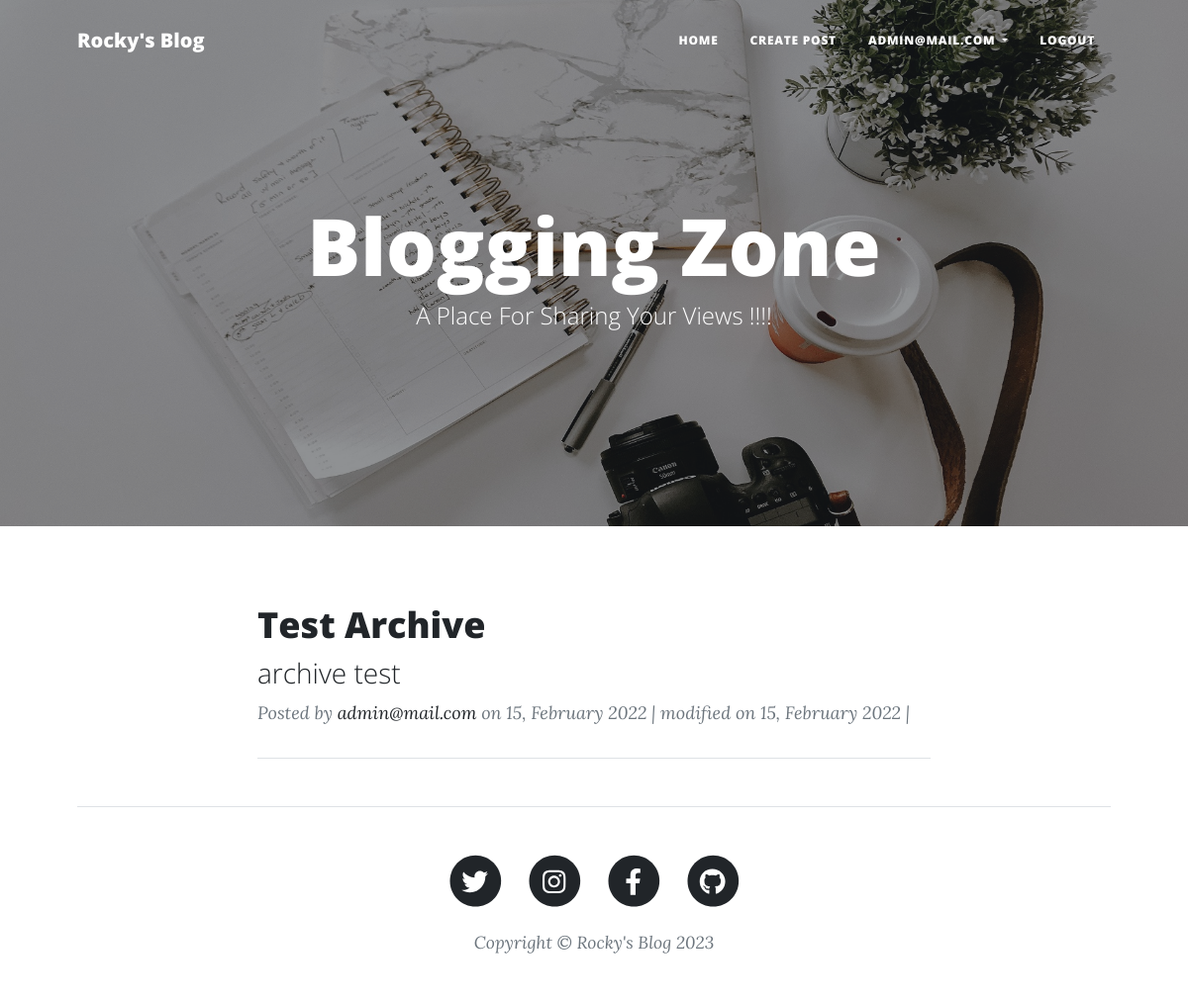
/archive (signed in), run on the app's committed database.
### accounts/models.py (models this page shows, shortened)
class CustomUser(AbstractBaseUser):
    email = models.EmailField(
        verbose_name='email address',
        max_length=255,
        unique=True,
    )
    full_name = models.CharField(max_length=250)
    dob = models.DateField(verbose_name='Date OF Birth', default= timezone.now())
    is_active = models.BooleanField(default=True)
    staff = models.BooleanField(default=False)
    admin = models.BooleanField(default=False)
    objects = CustomUserManager()
    USERNAME_FIELD = 'email'
    REQUIRED_FIELDS = [full_name, dob]
    def __str__(self):
        return self.email

### blog/models.py (models this page shows, shortened)
class Post(models.Model):
    STATUS_CHOICES = (
        ('DRAFT', 'Draft'),
        ('PUBLISHED', 'Published'),
        ('ARCHIVED','Archived')
    )
    title = models.CharField(max_length=125)
    content = RichTextField(blank=True)
    Summary = models.TextField(max_length=500, blank=True, null=True)
    slug = models.SlugField(max_length=125)
    author = models.ForeignKey(User, on_delete=models.PROTECT)
    tags = models.ManyToManyField(Tag, related_name="posts")
    status = models.CharField(max_length=12, choices=STATUS_CHOICES, default='DRAFT')
    created_at = models.DateTimeField(auto_now_add=True)
    modified_at = models.DateTimeField(auto_now=True)
    class Meta:
        ordering = ["-created_at"]

### blog/views.py (the view)
# urls.py: path("archive", archive_post, name="archive"),
def archive_post(request, *args, **kwargs):
    posts = Post.objects.filter(status="ARCHIVED")
    context_data = {
        "title": "ARCHIVE POSTS",
        "posts": posts,
    }
    return render(request, "blog/user_post.html", context_data)

### templates/blog/user_post.html (shortened to what this page needs)
{% extends 'base.html' %}
{% block header %}
{{block.super}}
{% endblock header %}
{% block content %}
<div class="container px-4 px-lg-5">
    <div class="row gx-4 gx-lg-5 justify-content-center">
        <div class="col-md-10 col-lg-8 col-xxl-9">
            {% for post in posts %}
              {% if request.user == post.author %}
                    <div class="post-preview">
                    <a href="{% url 'post_detail' post.pk post.slug %}">
                        <h2 class="post-title">{{post.title|title}}</h2>
                        <h3 class="post-subtitle">{{post.Summary | truncatechars:45}}</h3>
                    </a>
                    <p class="post-meta">
                        Posted by
                        <a href="{% url 'post_detail' post.pk post.slug %}">{{post.author}}</a>
                        on {{post.created_at|date:"d, F Y"}}
                        | modified on {{post.modified_at|date:"d, F Y"}}
                        |
                        </p>
                    </div>
                    <hr class="my-4" />
                    {% endif %}
                    {% empty %}
                    <h4 class="text-center">No post available right now..!!!</h4>
            {% endfor%}
    </div>
</div>
{% endblock content %}

### templates/base.html (shortened to what this page needs)
{% load static %}
<!DOCTYPE html>
<html lang="en">
<head>
    <link href="{% static 'css/styles.css' %}" rel="stylesheet" />
</head>
<body>
    <nav class="navbar navbar-expand-lg navbar-light" id="mainNav">
        <div class="container px-4 px-lg-5">
             <a class="navbar-brand" href="{% url 'home'%}">Rocky's Blog</a>
            <div class="collapse navbar-collapse" id="navbarResponsive">
                <ul class="navbar-nav ms-auto py-4 py-lg-0">
                    <li class="nav-item"><a class="nav-link px-lg-3 py-3 py-lg-4" href="{% url 'blog-home' %}">Home</a></li>
                    {% if user.is_authenticated %}
                    <li class="nav-item"><a class="nav-link px-lg-3 py-3 py-lg-4" href="{%url 'post_create' %}">Create Post</a></li>
                    <li class="nav-item dropdown">
                        <a class="nav-link px-lg-3 py-3 py-lg-4 dropdown-toggle" href="#" id="navbarDropdown" role="button" data-bs-toggle="dropdown" aria-expanded="false">
                            {{user.email}}
                        </a>
                      </li>
                    <li class="nav-item"><a class="nav-link px-lg-3 py-3 py-lg-4" href="{%url 'user_logout' %}">Logout</a></li>
                    {% endif %}
                </ul>
            </div>
        </div>
    </nav>
    {% block header %}
    <header class="masthead" style="background-image: url('/static/assets/img/home-bg.jpg')">
        <div class="container position-relative px-4 px-lg-5">
            <div class="row gx-4 gx-lg-5 justify-content-center">
                <div class="col-md-10 col-lg-8 col-xl-7">
                    <div class="site-heading">
                        <h1>Blogging Zone</h1>
                        <span class="subheading">A Place For Sharing Your Views !!!!</span>
                    </div>
                </div>
            </div>
        </div>
    </header>
    {% endblock header %}
    {% block content %}{% endblock content %}
    <footer class="border-top">
        <div class="container px-4 px-lg-5">
            <div class="row gx-4 gx-lg-5 justify-content-center">
                <div class="col-md-10 col-lg-8 col-xl-7">
                    <ul class="list-inline text-center">
                        <li class="list-inline-item">
                            <a href="https://twitter.com/RitikDhote">
                                <span class="fa-stack fa-lg">
                                    <i class="fas fa-circle fa-stack-2x"></i>
                                    <i class="fab fa-twitter fa-stack-1x fa-inverse"></i>
                                </span>
                            </a>
                        </li>
                        <li class="list-inline-item">
                            <a href="https://www.instagram.com/_r_0_c_k_y_02/">
                                <span class="fa-stack fa-lg">
                                    <i class="fas fa-circle fa-stack-2x"></i>
                                    <i class="fab fa-instagram fa-stack-1x fa-inverse"></i>
                                </span>
                            </a>
                        </li>
                        <li class="list-inline-item">
                            <a href="www.facebook.com/ritik.dhote.96">
                                <span class="fa-stack fa-lg">
                                    <i class="fas fa-circle fa-stack-2x"></i>
                                    <i class="fab fa-facebook-f fa-stack-1x fa-inverse"></i>
                                </span>
                            </a>
                        </li>
                        <li class="list-inline-item">
                            <a href="https://github.com/imRocky02">
                                <span class="fa-stack fa-lg">
                                    <i class="fas fa-circle fa-stack-2x"></i>
                                    <i class="fab fa-github fa-stack-1x fa-inverse"></i>
                                </span>
                            </a>
                        </li>
                    </ul>
                    <div class="small text-center text-muted fst-italic">Copyright &copy; Rocky's Blog 2023</div>
                </div>
            </div>
        </div>
    </footer>
</body>
</html>

### data on the page
CustomUser: email "ADMIN@MAIL.COM"
Post: title "Test Archive", Summary "archive test", author "admin@mail.com", created_at "15, February 2022", modified_at "15, February 2022"
